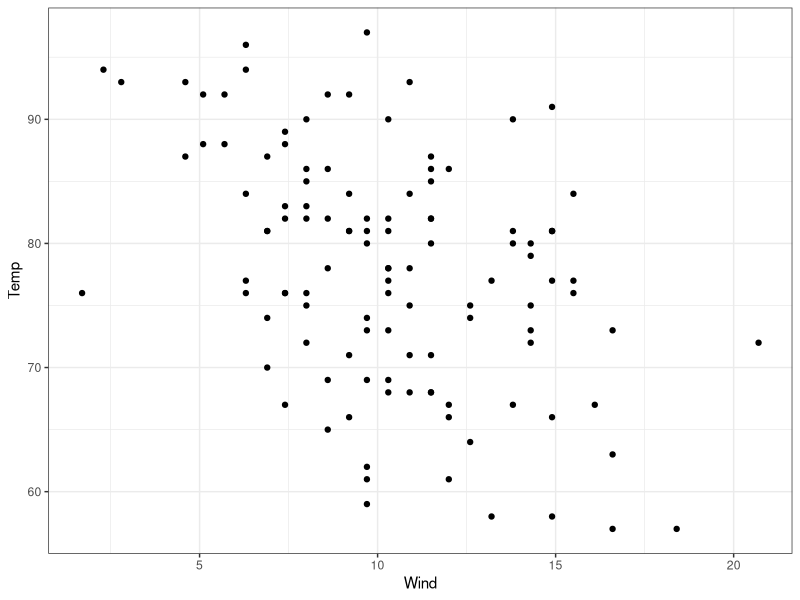
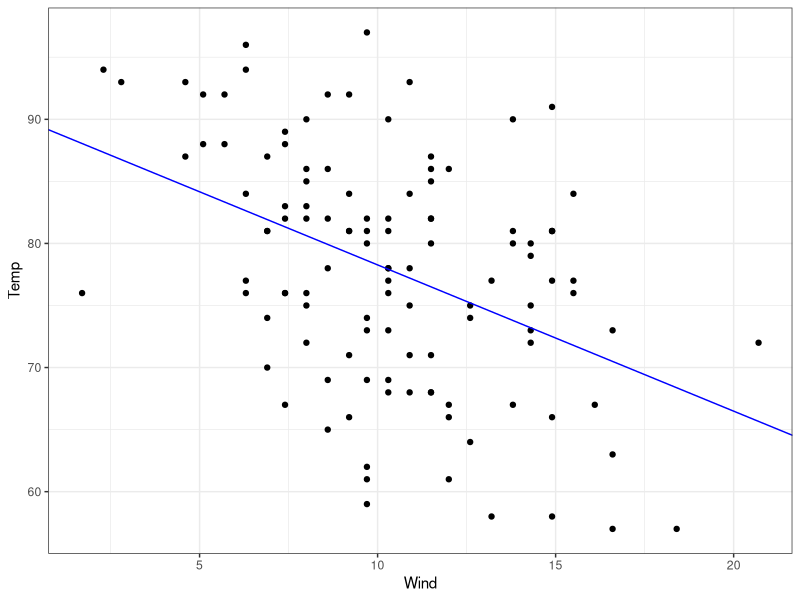
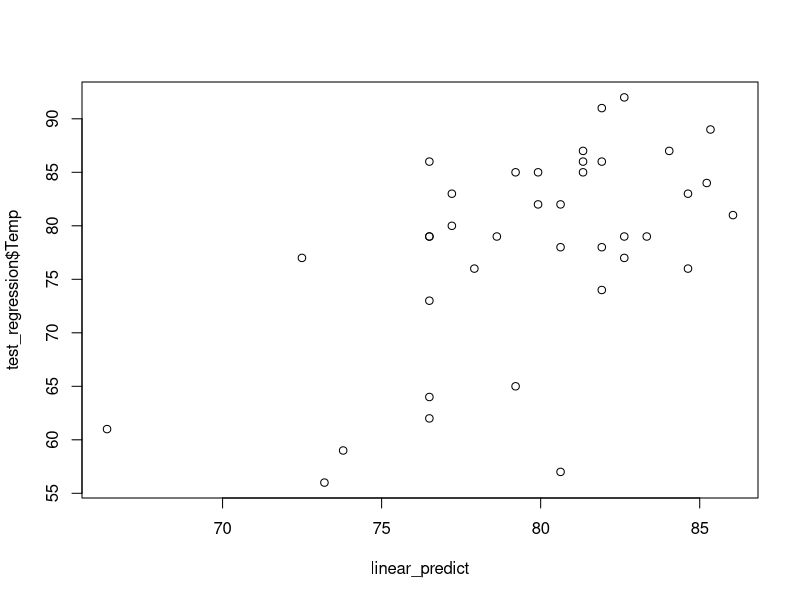
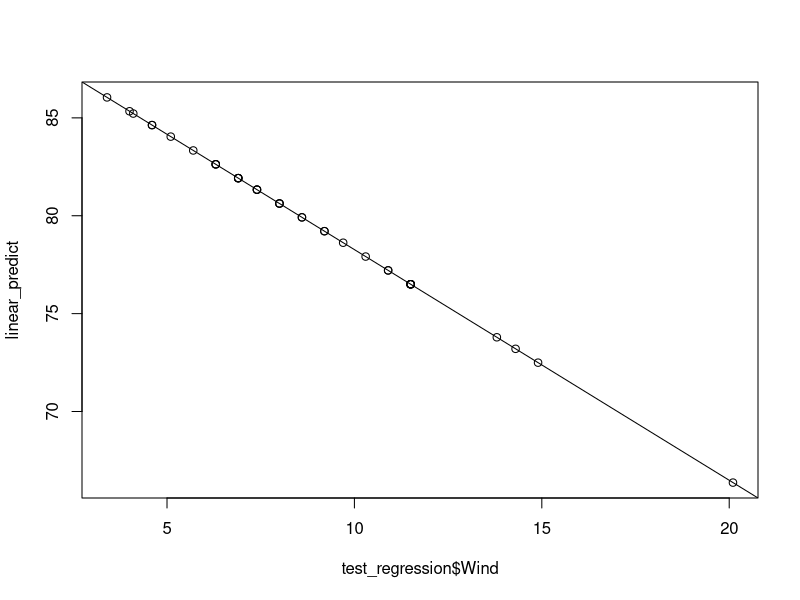
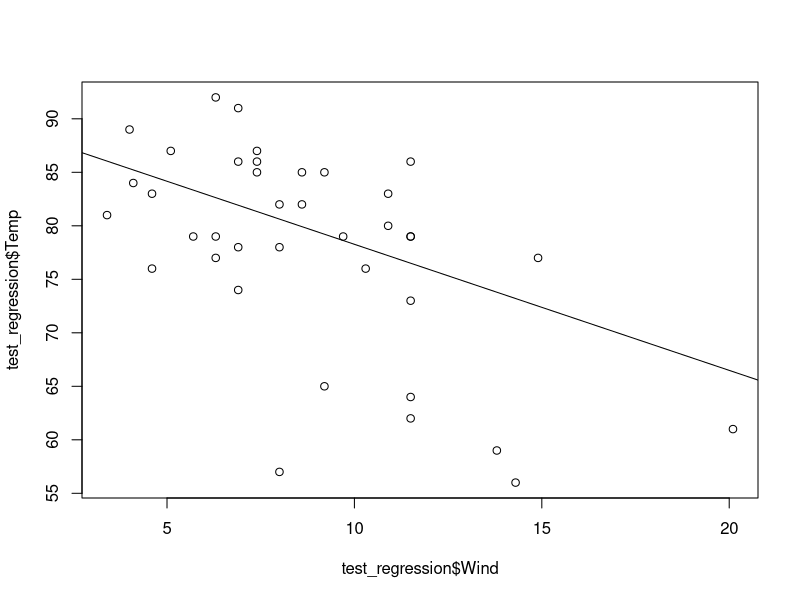
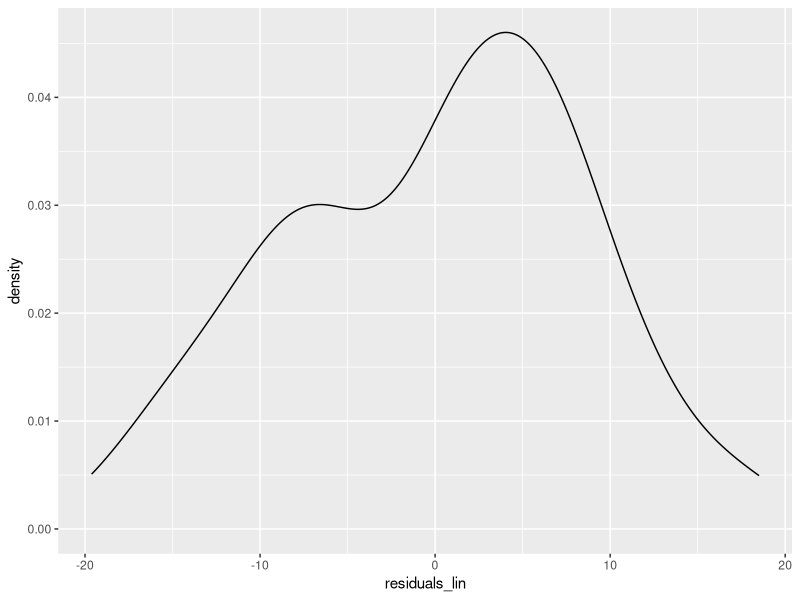

Source code (R) for these figures, in order: (Note: this script raises an error after producing the figures.)
## ---- chunk 1
knitr::opts_chunk$set(echo = TRUE, eval = T)
## ---- chunk 2
library(caret)
library(MASS)
library(ggplot2)
library(dplyr)
library(ggfortify)

#Mauna Loa CO2 concentrations
data(airquality)
## ---- chunk 3
help(sample)
set.seed(0)
split = sample(nrow(airquality), round(nrow(airquality) * .75))
train_regression = airquality[split,]
test_regression = airquality[-split,]
## ---- chunk 4
ggplot(data = train_regression) +
   geom_point(aes(x=Wind, y=Temp)) +
   theme_bw()
## ---- chunk 5
#train
linear_regression <- train(Temp ~ Wind , data=train_regression , method = "lm")
## ---- chunk 6

ggplot(data = train_regression) + geom_point(aes(x=Wind, y=Temp)) + geom_abline(intercept = linear_regression$finalModel$coefficients[1], slope = linear_regression$finalModel$coefficients[2], col = 'blue') + theme_bw() 

## ---- chunk 7
linear_predict <- predict(linear_regression, newdata=test_regression)
## ---- chunk 8
#look at the median residual value. Close to zero is best
#help(summary)
summary(linear_regression)
## ---- chunk 9
plot(x=linear_predict, y=test_regression$Temp)
## ---- chunk 10
# Extract coefficients from the model
intercept = linear_regression$finalModel$coefficients[1]
slope = linear_regression$finalModel$coefficients[2]
# plot the regression line on the predicted values
plot(y=linear_predict, x=test_regression$Wind) + abline(intercept, slope)

# plot the original test values
plot(y=test_regression$Temp,x=test_regression$Wind) + abline(intercept, slope)
## ---- chunk 11
residuals_lin <- residuals(linear_regression)

ggplot() +
  geom_density(aes(residuals_lin))
## ---- chunk 12
#help("cor.test")
cor.test(train_regression$Wind, resid(linear_regression))
## ---- chunk 13

ridge_regression <- train(Temp ~ Wind+Month, data = train_regression ,method = "ridge")
predict_temp = predict(lasso_regression,newdata = test_regression)
real_temp = test_regression$Temp

ggplot(data = test_regression) +
   geom_point(aes(x=Wind, y=predict_temp, col = 'Predicted Temperature')) +
   geom_point(aes(x=Wind, y=Temp, col = 'Observed Temperature')) + xlab("Wind") + ylab("Temperature")
   theme_bw()

ggplot(data = test_regression) +
   geom_point(aes(x=Month, y=predict_temp, col = 'Predicted Temperature')) +
   geom_point(aes(x=Month, y=Temp, col = 'Observed Temperature')) + xlab("Month") + ylab("Temperature") + xlim(min(airquality$Month), max(airquality$Month))
   theme_bw()
